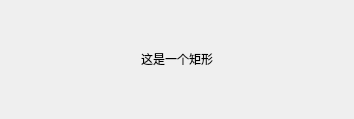
<?xml version="1.0" encoding="UTF-8"?>
<ui version="4.0">
 <class>juxingitemwidget</class>
 <widget class="QWidget" name="juxingitemwidget">
  <property name="geometry">
   <rect>
    <x>0</x>
    <y>0</y>
    <width>354</width>
    <height>119</height>
   </rect>
  </property>
  <property name="sizePolicy">
   <sizepolicy hsizetype="Preferred" vsizetype="Preferred">
    <horstretch>0</horstretch>
    <verstretch>0</verstretch>
   </sizepolicy>
  </property>
  <property name="windowTitle">
   <string>Form</string>
  </property>
  <layout class="QHBoxLayout" name="horizontalLayout">
   <item>
    <widget class="QLabel" name="label">
     <property name="sizePolicy">
      <sizepolicy hsizetype="Fixed" vsizetype="Fixed">
       <horstretch>0</horstretch>
       <verstretch>0</verstretch>
      </sizepolicy>
     </property>
     <property name="styleSheet">
      <string notr="true">background-color:transparent;
color: rgb(0, 0, 0);</string>
     </property>
     <property name="text">
      <string>这是一个矩形</string>
     </property>
    </widget>
   </item>
  </layout>
 </widget>
 <resources/>
 <connections/>
</ui>
